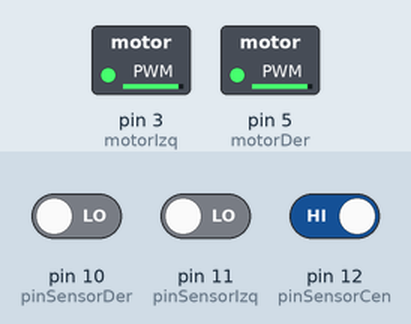
This sketch was run on a simulated Arduino Uno, built with avr-gcc and run on an emulated ATmega328P. On the bench: switched loads named in the sketch (green lamp = pin HIGH). The inputs (shaded band) are chosen by the test bench; at power-on: pin 12 (pinSensorCen) HIGH, pin 10 (pinSensorDer) LOW, pin 11 (pinSensorIzq) LOW.

Above: at 1.2 s.
1.3 s: pin 12 (pinSensorCen) driven LOW
At 2.4 s:
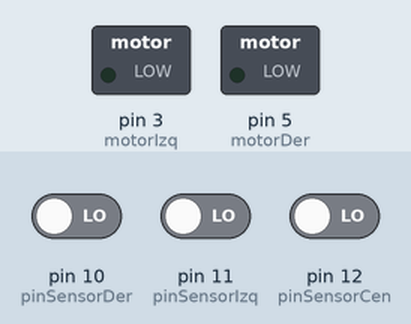
2.8 s: pin 10 (pinSensorDer) driven HIGH
At 3.7 s:
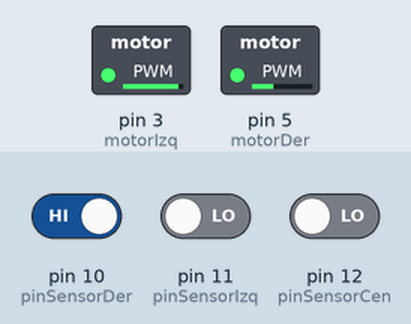
4.3 s: pin 10 (pinSensorDer) driven LOW
At 5.5 s:
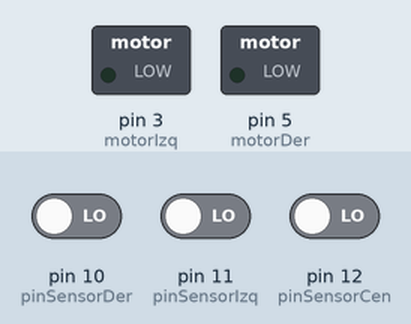
5.8 s: pin 11 (pinSensorIzq) driven HIGH
At 6.2 s:
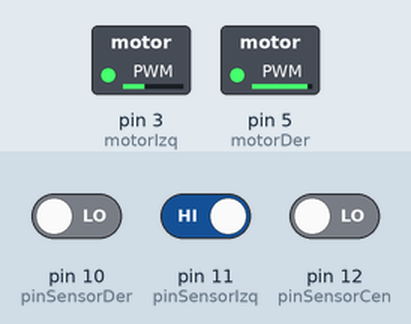
7.3 s: pin 11 (pinSensorIzq) driven LOW
At 8.2 s:
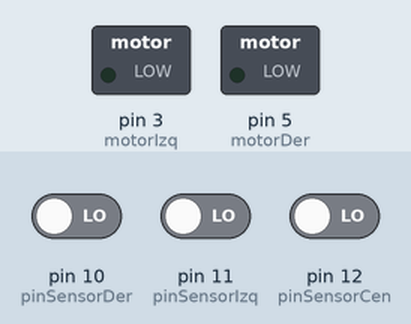
Timing chart, 0 to 9.8 s (numbered marks = the images above; inputs shaded):
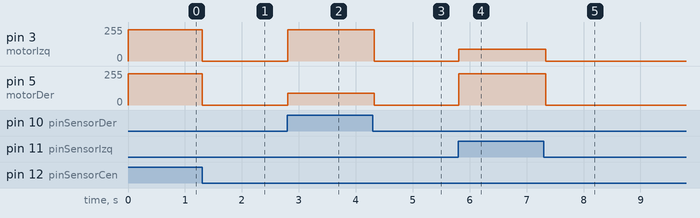

The sketch:

Seguidor_de_Linea.ino
```cpp
const int pinSensorIzq = 11;
const int pinSensorCen = 12;
const int pinSensorDer = 10;
const int motorIzq = 3;
const int motorDer = 5;

// Ajuste de velocidades
int rapido = 220, muyRapido = 235, medioAlto = 210, medio = 200, lento = 140, muyLento = 90, stop = 0;

int s_i = 0, s_c = 0, s_d = 0;
int s_i_p = 0, s_c_p = 0, s_d_p = 0;

void setup() {
  pinMode(pinSensorIzq, INPUT);
  pinMode(pinSensorCen, INPUT);
  pinMode(pinSensorDer, INPUT);
  pinMode(motorIzq, OUTPUT);
  pinMode(motorDer, OUTPUT);
}

void loop() {
  // Leer sensores actuales
  s_i = digitalRead(pinSensorIzq);
  s_c = digitalRead(pinSensorCen);
  s_d = digitalRead(pinSensorDer);

  int classLabel = 10; // Por defecto: detenerse

  // === CASOS NORMALES DE DETECCIÓN DE LÍNEA ===
  if (s_i == 1 && s_c == 0 && s_d == 0) {
    classLabel = 8; // Solo izquierda ? giro izquierda
  } else if (s_i == 0 && s_c == 0 && s_d == 1) {
    classLabel = 6; // Solo derecha ? giro derecha
  } else if (s_i == 0 && s_c == 1 && s_d == 0) {
    classLabel = 1; // Solo centro ? avanzar recto
  } else if (s_i == 1 && s_c == 1 && s_d == 0) {
    classLabel = 4; // Centro + izquierda ? leve izquierda
  } else if (s_i == 0 && s_c == 1 && s_d == 1) {
    classLabel = 5; // Centro + derecha ? leve derecha
  }

  // === CASO: LÍNEA PERDIDA ===
  else if (s_i == 0 && s_c == 0 && s_d == 0) {
    if (s_i_p == 1 && s_c_p == 0 && s_d_p == 0) {
      classLabel = 8; // Última dirección fue izquierda
    } else if (s_i_p == 0 && s_c_p == 0 && s_d_p == 1) {
      classLabel = 6; // Última dirección fue derecha
    } else {
      classLabel = 10; // Sin información clara ? detenerse
    }
  }

  // === CONTROL DE MOTORES ===
  switch (classLabel) {
    case 1: // Avanzar recto
      analogWrite(motorIzq, muyRapido);
      analogWrite(motorDer, muyRapido);
      break;
    case 4: // Leve izquierda
      analogWrite(motorIzq, medio);
      analogWrite(motorDer, muyRapido);
      break;
    case 5: // Leve derecha
      analogWrite(motorIzq, muyRapido);
      analogWrite(motorDer, medio);
      break;
    case 6: // Giro derecha
      analogWrite(motorIzq, muyRapido);
      analogWrite(motorDer, muyLento);
      break;
    case 8: // Giro izquierda
      analogWrite(motorIzq, muyLento);
      analogWrite(motorDer, muyRapido);
      break;
    case 10: // Detenerse (sin dirección clara)
    default:
      analogWrite(motorIzq, stop);
      analogWrite(motorDer, stop);
      break;
  }

  // Guardar última lectura
  s_i_p = s_i;
  s_c_p = s_c;
  s_d_p = s_d;

  delay(20); // Tiempo de respuesta óptimo
}
```

Measured:
- after the input at 1.3 s, pin 3 (motorIzq), pin 5 (motorDer): 235/255 → 0/255 at once
- after the input at 2.8 s, pin 3 (motorIzq): 0/255 → 235/255 at once; pin 5 (motorDer): 0/255 → 90/255 at once
- after the input at 4.3 s, pin 3 (motorIzq): 235/255 → 0/255 at once; pin 5 (motorDer): 90/255 → 0/255 at once
- after the input at 5.8 s, pin 3 (motorIzq): 0/255 → 90/255 at once; pin 5 (motorDer): 0/255 → 235/255 at once
- after the input at 7.3 s, pin 3 (motorIzq): 90/255 → 0/255 at once; pin 5 (motorDer): 235/255 → 0/255 at once
